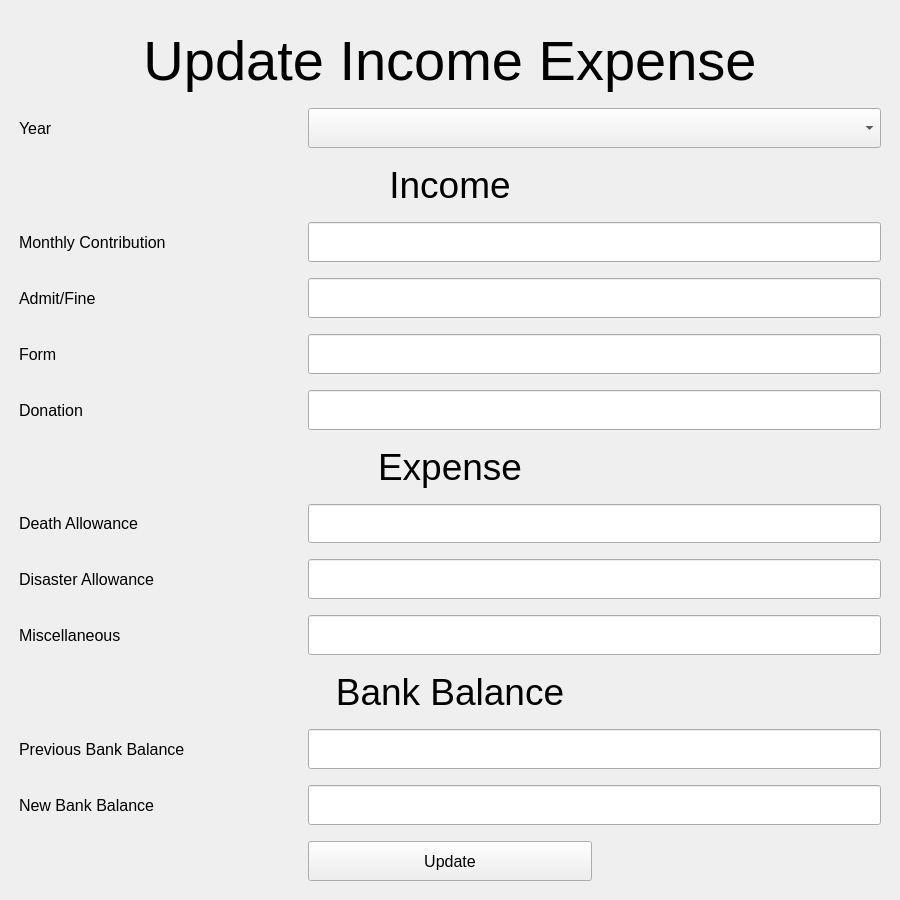
<?xml version="1.0" encoding="UTF-8"?>
<ui version="4.0">
 <class>MainWindow_update_income_expense</class>
 <widget class="QMainWindow" name="MainWindow_update_income_expense">
  <property name="geometry">
   <rect>
    <x>0</x>
    <y>0</y>
    <width>900</width>
    <height>900</height>
   </rect>
  </property>
  <property name="windowTitle">
   <string>MainWindow</string>
  </property>
  <widget class="QWidget" name="centralwidget">
   <layout class="QGridLayout" name="gridLayout_2">
    <item row="0" column="0">
     <layout class="QGridLayout" name="gridLayout">
      <item row="7" column="2" colspan="2">
       <widget class="QLineEdit" name="lineEdit_monthly_contribution">
        <property name="sizePolicy">
         <sizepolicy hsizetype="Expanding" vsizetype="Expanding">
          <horstretch>0</horstretch>
          <verstretch>0</verstretch>
         </sizepolicy>
        </property>
        <property name="font">
         <font>
          <pointsize>12</pointsize>
         </font>
        </property>
       </widget>
      </item>
      <item row="19" column="1">
       <widget class="QLabel" name="label_10">
        <property name="sizePolicy">
         <sizepolicy hsizetype="Expanding" vsizetype="Expanding">
          <horstretch>0</horstretch>
          <verstretch>0</verstretch>
         </sizepolicy>
        </property>
        <property name="font">
         <font>
          <pointsize>12</pointsize>
         </font>
        </property>
        <property name="text">
         <string>Disaster Allowance</string>
        </property>
       </widget>
      </item>
      <item row="29" column="1">
       <spacer name="horizontalSpacer">
        <property name="orientation">
         <enum>Qt::Horizontal</enum>
        </property>
        <property name="sizeHint" stdset="0">
         <size>
          <width>40</width>
          <height>20</height>
         </size>
        </property>
       </spacer>
      </item>
      <item row="25" column="1">
       <widget class="QLabel" name="label_12">
        <property name="sizePolicy">
         <sizepolicy hsizetype="Expanding" vsizetype="Expanding">
          <horstretch>0</horstretch>
          <verstretch>0</verstretch>
         </sizepolicy>
        </property>
        <property name="font">
         <font>
          <pointsize>12</pointsize>
         </font>
        </property>
        <property name="text">
         <string>Previous Bank Balance</string>
        </property>
       </widget>
      </item>
      <item row="21" column="1">
       <widget class="QLabel" name="label_11">
        <property name="sizePolicy">
         <sizepolicy hsizetype="Expanding" vsizetype="Expanding">
          <horstretch>0</horstretch>
          <verstretch>0</verstretch>
         </sizepolicy>
        </property>
        <property name="font">
         <font>
          <pointsize>12</pointsize>
         </font>
        </property>
        <property name="text">
         <string>Miscellaneous</string>
        </property>
       </widget>
      </item>
      <item row="13" column="1">
       <widget class="QLabel" name="label_7">
        <property name="sizePolicy">
         <sizepolicy hsizetype="Expanding" vsizetype="Expanding">
          <horstretch>0</horstretch>
          <verstretch>0</verstretch>
         </sizepolicy>
        </property>
        <property name="font">
         <font>
          <pointsize>12</pointsize>
         </font>
        </property>
        <property name="text">
         <string>Donation</string>
        </property>
       </widget>
      </item>
      <item row="30" column="1">
       <spacer name="verticalSpacer_13">
        <property name="orientation">
         <enum>Qt::Vertical</enum>
        </property>
        <property name="sizeType">
         <enum>QSizePolicy::Fixed</enum>
        </property>
        <property name="sizeHint" stdset="0">
         <size>
          <width>20</width>
          <height>10</height>
         </size>
        </property>
       </spacer>
      </item>
      <item row="0" column="4">
       <spacer name="horizontalSpacer_6">
        <property name="orientation">
         <enum>Qt::Horizontal</enum>
        </property>
        <property name="sizeType">
         <enum>QSizePolicy::Fixed</enum>
        </property>
        <property name="sizeHint" stdset="0">
         <size>
          <width>10</width>
          <height>20</height>
         </size>
        </property>
       </spacer>
      </item>
      <item row="2" column="1">
       <spacer name="verticalSpacer_2">
        <property name="orientation">
         <enum>Qt::Vertical</enum>
        </property>
        <property name="sizeType">
         <enum>QSizePolicy::Fixed</enum>
        </property>
        <property name="sizeHint" stdset="0">
         <size>
          <width>20</width>
          <height>10</height>
         </size>
        </property>
       </spacer>
      </item>
      <item row="13" column="2" colspan="2">
       <widget class="QLineEdit" name="lineEdit_donation">
        <property name="sizePolicy">
         <sizepolicy hsizetype="Expanding" vsizetype="Expanding">
          <horstretch>0</horstretch>
          <verstretch>0</verstretch>
         </sizepolicy>
        </property>
        <property name="font">
         <font>
          <pointsize>12</pointsize>
         </font>
        </property>
       </widget>
      </item>
      <item row="4" column="1">
       <spacer name="verticalSpacer_3">
        <property name="orientation">
         <enum>Qt::Vertical</enum>
        </property>
        <property name="sizeType">
         <enum>QSizePolicy::Fixed</enum>
        </property>
        <property name="sizeHint" stdset="0">
         <size>
          <width>20</width>
          <height>10</height>
         </size>
        </property>
       </spacer>
      </item>
      <item row="20" column="1">
       <spacer name="verticalSpacer_11">
        <property name="orientation">
         <enum>Qt::Vertical</enum>
        </property>
        <property name="sizeType">
         <enum>QSizePolicy::Fixed</enum>
        </property>
        <property name="sizeHint" stdset="0">
         <size>
          <width>20</width>
          <height>10</height>
         </size>
        </property>
       </spacer>
      </item>
      <item row="17" column="1">
       <widget class="QLabel" name="label_9">
        <property name="sizePolicy">
         <sizepolicy hsizetype="Expanding" vsizetype="Expanding">
          <horstretch>0</horstretch>
          <verstretch>0</verstretch>
         </sizepolicy>
        </property>
        <property name="font">
         <font>
          <pointsize>12</pointsize>
         </font>
        </property>
        <property name="text">
         <string>Death Allowance</string>
        </property>
       </widget>
      </item>
      <item row="15" column="1" colspan="3">
       <widget class="QLabel" name="label_8">
        <property name="sizePolicy">
         <sizepolicy hsizetype="Expanding" vsizetype="Expanding">
          <horstretch>0</horstretch>
          <verstretch>0</verstretch>
         </sizepolicy>
        </property>
        <property name="font">
         <font>
          <pointsize>28</pointsize>
         </font>
        </property>
        <property name="text">
         <string>Expense</string>
        </property>
        <property name="alignment">
         <set>Qt::AlignCenter</set>
        </property>
       </widget>
      </item>
      <item row="21" column="2" colspan="2">
       <widget class="QLineEdit" name="lineEdit_miscellaneous">
        <property name="sizePolicy">
         <sizepolicy hsizetype="Expanding" vsizetype="Expanding">
          <horstretch>0</horstretch>
          <verstretch>0</verstretch>
         </sizepolicy>
        </property>
        <property name="font">
         <font>
          <pointsize>12</pointsize>
         </font>
        </property>
       </widget>
      </item>
      <item row="5" column="1" colspan="3">
       <widget class="QLabel" name="label_5">
        <property name="sizePolicy">
         <sizepolicy hsizetype="Expanding" vsizetype="Expanding">
          <horstretch>0</horstretch>
          <verstretch>0</verstretch>
         </sizepolicy>
        </property>
        <property name="font">
         <font>
          <pointsize>28</pointsize>
         </font>
        </property>
        <property name="text">
         <string>Income</string>
        </property>
        <property name="alignment">
         <set>Qt::AlignCenter</set>
        </property>
       </widget>
      </item>
      <item row="26" column="1">
       <spacer name="verticalSpacer_15">
        <property name="orientation">
         <enum>Qt::Vertical</enum>
        </property>
        <property name="sizeType">
         <enum>QSizePolicy::Fixed</enum>
        </property>
        <property name="sizeHint" stdset="0">
         <size>
          <width>20</width>
          <height>10</height>
         </size>
        </property>
       </spacer>
      </item>
      <item row="18" column="1">
       <spacer name="verticalSpacer_10">
        <property name="orientation">
         <enum>Qt::Vertical</enum>
        </property>
        <property name="sizeType">
         <enum>QSizePolicy::Fixed</enum>
        </property>
        <property name="sizeHint" stdset="0">
         <size>
          <width>20</width>
          <height>10</height>
         </size>
        </property>
       </spacer>
      </item>
      <item row="3" column="2" colspan="2">
       <widget class="QComboBox" name="comboBox_year">
        <property name="sizePolicy">
         <sizepolicy hsizetype="Expanding" vsizetype="Expanding">
          <horstretch>0</horstretch>
          <verstretch>0</verstretch>
         </sizepolicy>
        </property>
        <property name="font">
         <font>
          <pointsize>12</pointsize>
         </font>
        </property>
       </widget>
      </item>
      <item row="8" column="1">
       <spacer name="verticalSpacer_5">
        <property name="orientation">
         <enum>Qt::Vertical</enum>
        </property>
        <property name="sizeType">
         <enum>QSizePolicy::Fixed</enum>
        </property>
        <property name="sizeHint" stdset="0">
         <size>
          <width>20</width>
          <height>10</height>
         </size>
        </property>
       </spacer>
      </item>
      <item row="14" column="1">
       <spacer name="verticalSpacer_8">
        <property name="orientation">
         <enum>Qt::Vertical</enum>
        </property>
        <property name="sizeType">
         <enum>QSizePolicy::Fixed</enum>
        </property>
        <property name="sizeHint" stdset="0">
         <size>
          <width>20</width>
          <height>10</height>
         </size>
        </property>
       </spacer>
      </item>
      <item row="6" column="1">
       <spacer name="verticalSpacer_4">
        <property name="orientation">
         <enum>Qt::Vertical</enum>
        </property>
        <property name="sizeType">
         <enum>QSizePolicy::Fixed</enum>
        </property>
        <property name="sizeHint" stdset="0">
         <size>
          <width>20</width>
          <height>10</height>
         </size>
        </property>
       </spacer>
      </item>
      <item row="19" column="2" colspan="2">
       <widget class="QLineEdit" name="lineEdit_disaster_allowance">
        <property name="sizePolicy">
         <sizepolicy hsizetype="Expanding" vsizetype="Expanding">
          <horstretch>0</horstretch>
          <verstretch>0</verstretch>
         </sizepolicy>
        </property>
        <property name="font">
         <font>
          <pointsize>12</pointsize>
         </font>
        </property>
       </widget>
      </item>
      <item row="28" column="1">
       <spacer name="verticalSpacer_12">
        <property name="orientation">
         <enum>Qt::Vertical</enum>
        </property>
        <property name="sizeType">
         <enum>QSizePolicy::Fixed</enum>
        </property>
        <property name="sizeHint" stdset="0">
         <size>
          <width>20</width>
          <height>10</height>
         </size>
        </property>
       </spacer>
      </item>
      <item row="1" column="1" colspan="3">
       <widget class="QLabel" name="label">
        <property name="sizePolicy">
         <sizepolicy hsizetype="Expanding" vsizetype="Expanding">
          <horstretch>0</horstretch>
          <verstretch>0</verstretch>
         </sizepolicy>
        </property>
        <property name="font">
         <font>
          <pointsize>42</pointsize>
         </font>
        </property>
        <property name="text">
         <string>Update Income Expense</string>
        </property>
        <property name="alignment">
         <set>Qt::AlignCenter</set>
        </property>
       </widget>
      </item>
      <item row="11" column="1">
       <widget class="QLabel" name="label_6">
        <property name="sizePolicy">
         <sizepolicy hsizetype="Expanding" vsizetype="Expanding">
          <horstretch>0</horstretch>
          <verstretch>0</verstretch>
         </sizepolicy>
        </property>
        <property name="font">
         <font>
          <pointsize>12</pointsize>
         </font>
        </property>
        <property name="text">
         <string>Form</string>
        </property>
       </widget>
      </item>
      <item row="16" column="1">
       <spacer name="verticalSpacer_9">
        <property name="orientation">
         <enum>Qt::Vertical</enum>
        </property>
        <property name="sizeType">
         <enum>QSizePolicy::Fixed</enum>
        </property>
        <property name="sizeHint" stdset="0">
         <size>
          <width>20</width>
          <height>10</height>
         </size>
        </property>
       </spacer>
      </item>
      <item row="10" column="1">
       <spacer name="verticalSpacer_6">
        <property name="orientation">
         <enum>Qt::Vertical</enum>
        </property>
        <property name="sizeType">
         <enum>QSizePolicy::Fixed</enum>
        </property>
        <property name="sizeHint" stdset="0">
         <size>
          <width>20</width>
          <height>10</height>
         </size>
        </property>
       </spacer>
      </item>
      <item row="3" column="1">
       <widget class="QLabel" name="label_2">
        <property name="sizePolicy">
         <sizepolicy hsizetype="Expanding" vsizetype="Expanding">
          <horstretch>0</horstretch>
          <verstretch>0</verstretch>
         </sizepolicy>
        </property>
        <property name="font">
         <font>
          <pointsize>12</pointsize>
         </font>
        </property>
        <property name="text">
         <string>Year</string>
        </property>
       </widget>
      </item>
      <item row="12" column="1">
       <spacer name="verticalSpacer_7">
        <property name="orientation">
         <enum>Qt::Vertical</enum>
        </property>
        <property name="sizeType">
         <enum>QSizePolicy::Fixed</enum>
        </property>
        <property name="sizeHint" stdset="0">
         <size>
          <width>20</width>
          <height>10</height>
         </size>
        </property>
       </spacer>
      </item>
      <item row="0" column="0">
       <spacer name="horizontalSpacer_4">
        <property name="orientation">
         <enum>Qt::Horizontal</enum>
        </property>
        <property name="sizeType">
         <enum>QSizePolicy::Fixed</enum>
        </property>
        <property name="sizeHint" stdset="0">
         <size>
          <width>10</width>
          <height>20</height>
         </size>
        </property>
       </spacer>
      </item>
      <item row="7" column="1">
       <widget class="QLabel" name="label_3">
        <property name="sizePolicy">
         <sizepolicy hsizetype="Expanding" vsizetype="Expanding">
          <horstretch>0</horstretch>
          <verstretch>0</verstretch>
         </sizepolicy>
        </property>
        <property name="font">
         <font>
          <pointsize>12</pointsize>
         </font>
        </property>
        <property name="text">
         <string>Monthly Contribution</string>
        </property>
       </widget>
      </item>
      <item row="9" column="2" colspan="2">
       <widget class="QLineEdit" name="lineEdit_admit_fine">
        <property name="sizePolicy">
         <sizepolicy hsizetype="Expanding" vsizetype="Expanding">
          <horstretch>0</horstretch>
          <verstretch>0</verstretch>
         </sizepolicy>
        </property>
        <property name="font">
         <font>
          <pointsize>12</pointsize>
         </font>
        </property>
       </widget>
      </item>
      <item row="29" column="3">
       <spacer name="horizontalSpacer_2">
        <property name="orientation">
         <enum>Qt::Horizontal</enum>
        </property>
        <property name="sizeHint" stdset="0">
         <size>
          <width>40</width>
          <height>20</height>
         </size>
        </property>
       </spacer>
      </item>
      <item row="0" column="1">
       <spacer name="verticalSpacer">
        <property name="orientation">
         <enum>Qt::Vertical</enum>
        </property>
        <property name="sizeType">
         <enum>QSizePolicy::Fixed</enum>
        </property>
        <property name="sizeHint" stdset="0">
         <size>
          <width>20</width>
          <height>10</height>
         </size>
        </property>
       </spacer>
      </item>
      <item row="22" column="1">
       <spacer name="verticalSpacer_16">
        <property name="orientation">
         <enum>Qt::Vertical</enum>
        </property>
        <property name="sizeType">
         <enum>QSizePolicy::Fixed</enum>
        </property>
        <property name="sizeHint" stdset="0">
         <size>
          <width>20</width>
          <height>10</height>
         </size>
        </property>
       </spacer>
      </item>
      <item row="27" column="1">
       <widget class="QLabel" name="label_13">
        <property name="sizePolicy">
         <sizepolicy hsizetype="Expanding" vsizetype="Expanding">
          <horstretch>0</horstretch>
          <verstretch>0</verstretch>
         </sizepolicy>
        </property>
        <property name="font">
         <font>
          <pointsize>12</pointsize>
         </font>
        </property>
        <property name="text">
         <string>New Bank Balance</string>
        </property>
       </widget>
      </item>
      <item row="17" column="2" colspan="2">
       <widget class="QLineEdit" name="lineEdit_death_allowance">
        <property name="sizePolicy">
         <sizepolicy hsizetype="Expanding" vsizetype="Expanding">
          <horstretch>0</horstretch>
          <verstretch>0</verstretch>
         </sizepolicy>
        </property>
        <property name="font">
         <font>
          <pointsize>12</pointsize>
         </font>
        </property>
       </widget>
      </item>
      <item row="9" column="1">
       <widget class="QLabel" name="label_4">
        <property name="sizePolicy">
         <sizepolicy hsizetype="Expanding" vsizetype="Expanding">
          <horstretch>0</horstretch>
          <verstretch>0</verstretch>
         </sizepolicy>
        </property>
        <property name="font">
         <font>
          <pointsize>12</pointsize>
         </font>
        </property>
        <property name="text">
         <string>Admit/Fine</string>
        </property>
       </widget>
      </item>
      <item row="29" column="2">
       <widget class="QPushButton" name="pushButton_update">
        <property name="sizePolicy">
         <sizepolicy hsizetype="Expanding" vsizetype="Expanding">
          <horstretch>0</horstretch>
          <verstretch>0</verstretch>
         </sizepolicy>
        </property>
        <property name="font">
         <font>
          <pointsize>12</pointsize>
         </font>
        </property>
        <property name="text">
         <string>Update</string>
        </property>
       </widget>
      </item>
      <item row="11" column="2" colspan="2">
       <widget class="QLineEdit" name="lineEdit_form">
        <property name="sizePolicy">
         <sizepolicy hsizetype="Expanding" vsizetype="Expanding">
          <horstretch>0</horstretch>
          <verstretch>0</verstretch>
         </sizepolicy>
        </property>
        <property name="font">
         <font>
          <pointsize>12</pointsize>
         </font>
        </property>
       </widget>
      </item>
      <item row="24" column="1">
       <spacer name="verticalSpacer_17">
        <property name="orientation">
         <enum>Qt::Vertical</enum>
        </property>
        <property name="sizeType">
         <enum>QSizePolicy::Fixed</enum>
        </property>
        <property name="sizeHint" stdset="0">
         <size>
          <width>20</width>
          <height>10</height>
         </size>
        </property>
       </spacer>
      </item>
      <item row="23" column="1" colspan="3">
       <widget class="QLabel" name="label_14">
        <property name="sizePolicy">
         <sizepolicy hsizetype="Expanding" vsizetype="Expanding">
          <horstretch>0</horstretch>
          <verstretch>0</verstretch>
         </sizepolicy>
        </property>
        <property name="font">
         <font>
          <pointsize>28</pointsize>
         </font>
        </property>
        <property name="text">
         <string>Bank Balance</string>
        </property>
        <property name="alignment">
         <set>Qt::AlignCenter</set>
        </property>
       </widget>
      </item>
      <item row="25" column="2" colspan="2">
       <widget class="QLineEdit" name="lineEdit_previous_balance">
        <property name="sizePolicy">
         <sizepolicy hsizetype="Expanding" vsizetype="Expanding">
          <horstretch>0</horstretch>
          <verstretch>0</verstretch>
         </sizepolicy>
        </property>
        <property name="font">
         <font>
          <pointsize>12</pointsize>
         </font>
        </property>
       </widget>
      </item>
      <item row="27" column="2" colspan="2">
       <widget class="QLineEdit" name="lineEdit_new_balance">
        <property name="sizePolicy">
         <sizepolicy hsizetype="Expanding" vsizetype="Expanding">
          <horstretch>0</horstretch>
          <verstretch>0</verstretch>
         </sizepolicy>
        </property>
        <property name="font">
         <font>
          <pointsize>12</pointsize>
         </font>
        </property>
       </widget>
      </item>
     </layout>
    </item>
   </layout>
  </widget>
 </widget>
 <tabstops>
  <tabstop>comboBox_year</tabstop>
  <tabstop>lineEdit_monthly_contribution</tabstop>
  <tabstop>lineEdit_admit_fine</tabstop>
  <tabstop>lineEdit_form</tabstop>
  <tabstop>lineEdit_donation</tabstop>
  <tabstop>lineEdit_death_allowance</tabstop>
  <tabstop>lineEdit_disaster_allowance</tabstop>
  <tabstop>lineEdit_miscellaneous</tabstop>
  <tabstop>lineEdit_previous_balance</tabstop>
  <tabstop>lineEdit_new_balance</tabstop>
  <tabstop>pushButton_update</tabstop>
 </tabstops>
 <resources/>
 <connections/>
</ui>
